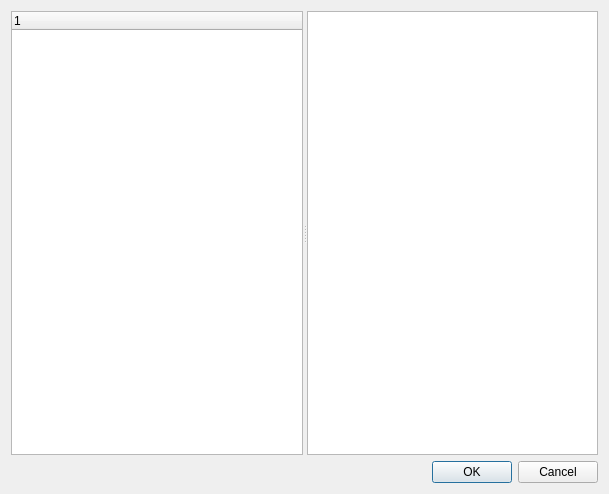
<?xml version="1.0" encoding="UTF-8"?>
<ui version="4.0">
 <class>Dialog</class>
 <widget class="QDialog" name="Dialog">
  <property name="geometry">
   <rect>
    <x>0</x>
    <y>0</y>
    <width>609</width>
    <height>494</height>
   </rect>
  </property>
  <property name="windowTitle">
   <string>Dialog</string>
  </property>
  <layout class="QVBoxLayout" name="verticalLayout">
   <item>
    <widget class="QSplitter" name="splitter">
     <property name="orientation">
      <enum>Qt::Horizontal</enum>
     </property>
     <widget class="QTreeWidget" name="treeWidget">
      <column>
       <property name="text">
        <string notr="true">1</string>
       </property>
      </column>
     </widget>
     <widget class="QPlainTextEdit" name="plainTextEdit"/>
    </widget>
   </item>
   <item>
    <widget class="QDialogButtonBox" name="buttonBox">
     <property name="standardButtons">
      <set>QDialogButtonBox::Cancel|QDialogButtonBox::Ok</set>
     </property>
    </widget>
   </item>
  </layout>
 </widget>
 <resources/>
 <connections/>
</ui>
